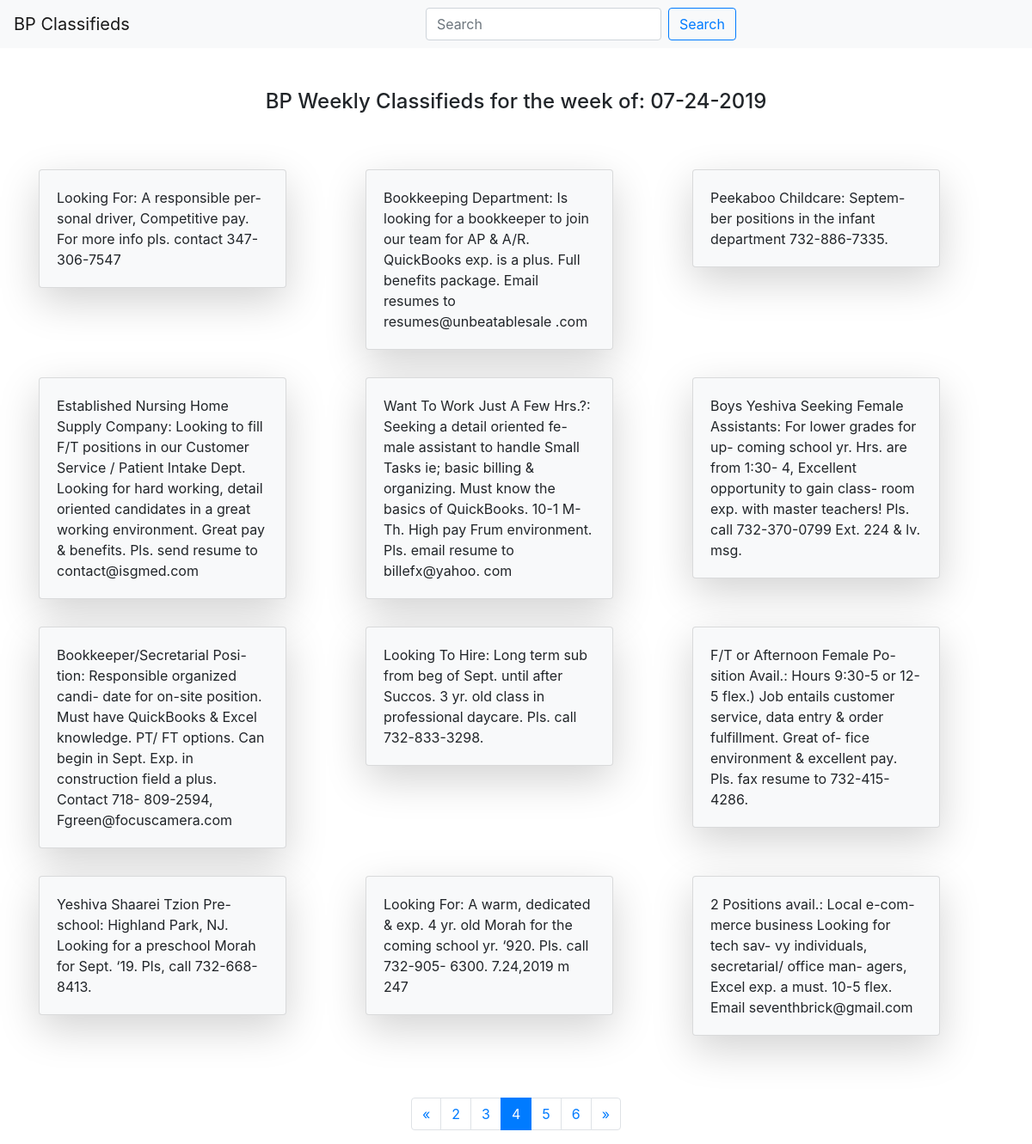
/?page=4, run on the app's committed database.
### weekly_classifieds/models.py (models this page shows, shortened)
class Date(models.Model):
    week_date = models.CharField(max_length=30)

class JobPosts(models.Model):
    job_post = models.TextField()

### weekly_classifieds/views.py (the view)
# urls.py: path('', index, name='index'),
def index(request):
    all_posts = JobPosts.objects.all()
    try:
        paginator = Paginator(all_posts, 12)
        page = request.GET.get('page', 1)
        all_posts = paginator.page(page)
    except:
            pass
    context = {
        'all_posts': all_posts,
        'date': Date.objects.all()[0],
    }
    return render(request, 'weekly_classifieds/index.html', context=context)

### weekly_classifieds/templates/weekly_classifieds/index.html (shortened to what this page needs)
<!DOCTYPE html>
<html lang="en">
<head>
    <link href="//maxcdn.bootstrapcdn.com/bootstrap/4.1.1/css/bootstrap.min.css" rel="stylesheet" id="bootstrap-css">
</head>
<body>
    <nav class="navbar navbar-expand-lg navbar-light bg-light">
            <a class="navbar-brand" href="{% url 'index' %}">BP Classifieds</a>
            <div class="collapse navbar-collapse" id="navbarTogglerDemo02">
              <form class="form-inline my-2 my-lg-0 mx-auto" action="{% url 'search_results' %}" method="GET">{% csrf_token %}
                <input class="form-control mr-sm-2" name="q" value="{{ request.GET.q }}" type="search" placeholder="Search" required>
                <button class="btn btn-outline-primary my-2 my-sm-0" type="submit">Search</button>
              </form>
            </div>
          </nav>
<div class="container pt-5">
    <h4 class="text-center pb-5">BP Weekly Classifieds for the week of: {{ date.week_date }}</h4>
    <div class="row">
{% for post in all_posts %}
        <div class="col-sm-4 py-2">
            <div class="card bg-light mb-3 shadow-lg rounded" style="max-width: 18rem;">
                <div class="card-body">
                    <p class="card-text">{{ post.job_post }}</p>
                </div>
            </div>
        </div>
{% endfor %}
    </div>
</div>
{% if all_posts.has_other_pages %}
<div class="container d-flex justify-content-center pt-5">
<nav aria-label="Page navigation example">
        <ul class="pagination">
            {% if all_posts.has_previous %}
                <li class="page-item"><a class="page-link" href="?page={{ all_posts.previous_page_number }}{% if query %}&q={{ query }}{% endif %}"><span aria-hidden="true">&laquo;</span></a></li>
            {% else %}
                <li class="page-item disabled"><a class="page-link" ><span aria-hidden="true">&laquo;</span></a></li>
            {% endif %}
            {% for n in all_posts.paginator.page_range %}
                {% if all_posts.number == n %}
                    <li class="page-item active">
                    <span class="page-link">{{ n }}<span class="sr-only">(current)</span></span>
                    </li>
                {% elif n > all_posts.number|add:'-3' and n < all_posts.number|add:'3' %}
                    <li class="page-item"><a class="page-link" href="?page={{ n }}{% if query %}&q={{ query }}{% endif %}">{{ n }}</a></li>
                {% endif %}
            {% endfor %}
            {% if all_posts.has_next %}
                <li class="page-item"><a class="page-link" href="?page={{ all_posts.next_page_number }}{% if query %}&q={{ query }}{% endif %}"><span aria-hidden="true">&raquo;</span></a></li>
            {% else %}
            <li class="page-item disabled"><a class="page-link" ><span aria-hidden="true">&raquo;</span></a></li>
            {% endif %}
        </ul>
    </nav>
    </div>
    {% endif %}
</body>
</html>

### data on the page
Date: week_date "07-24-2019"
JobPosts: job_post "Looking For: A responsible per- sonal driver, Competitive pay. For more info pls. contact 347-306-7547"
JobPosts: job_post "Bookkeeping Department: Is looking for a bookkeeper to join our team for AP & A/R. QuickBooks exp. is a plus. Full benefits package. Email resumes to resumes@unbeatablesale .com"
JobPosts: job_post "Peekaboo Childcare: Septem- ber positions in the infant department 732-886-7335."
JobPosts: job_post "Established Nursing Home Supply Company: Looking to fill F/T positions in our Customer Service / Patient Intake Dept. Looking for hard working, detail oriented candidates in a great working environment. Great pay & benefits. Pls. send resume to contact@isgmed.com"
JobPosts: job_post "Want To Work Just A Few Hrs.?: Seeking a detail oriented fe- male assistant to handle Small Tasks ie; basic billing & organizing. Must know the basics of QuickBooks. 10-1 M-Th. High pay Frum environment. Pls. email resume to billefx@yahoo. com"
JobPosts: job_post "Boys Yeshiva Seeking Female Assistants: For lower grades for up- coming school yr. Hrs. are from 1:30- 4, Excellent opportunity to gain class- room exp. with master teachers! Pls. call 732-370-0799 Ext. 224 & lv. msg."
JobPosts: job_post "Bookkeeper/Secretarial Posi- tion: Responsible organized candi- date for on-site position. Must have QuickBooks & Excel knowledge. PT/ FT options. Can begin in Sept. Exp. in construction field a plus. Contact 718- 809-2594, Fgreen@focuscamera.com"
JobPosts: job_post "Looking To Hire: Long term sub from beg of Sept. until after Succos. 3 yr. old class in professional daycare. Pls. call 732-833-3298."
JobPosts: job_post "F/T or Afternoon Female Po- sition Avail.: Hours 9:30-5 or 12-5 flex.) Job entails customer service, data entry & order fulfillment. Great of- fice environment & excellent pay. Pls. fax resume to 732-415-4286."
JobPosts: job_post "Yeshiva Shaarei Tzion Pre- school: Highland Park, NJ. Looking for a preschool Morah for Sept. ‘19. Pls, call 732-668-8413."
JobPosts: job_post "Looking For: A warm, dedicated & exp. 4 yr. old Morah for the coming school yr. ‘920. Pls. call 732-905- 6300. 7.24,2019 m 247"
JobPosts: job_post "2 Positions avail.: Local e-com- merce business Looking for tech sav- vy individuals, secretarial/ office man- agers, Excel exp. a must. 10-5 flex. Email seventhbrick@gmail.com"

### other printed values
{{ n }} "2" "3" "5" "6"
{{ n }} "4"
